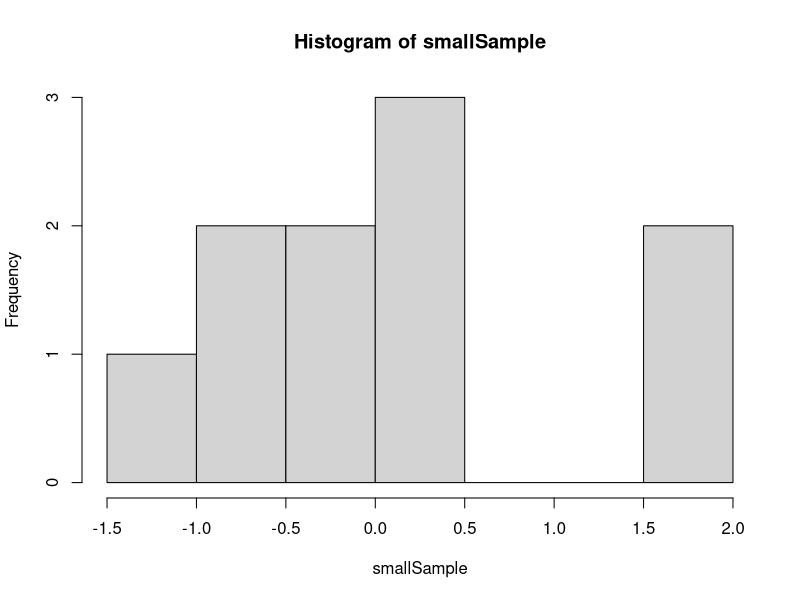
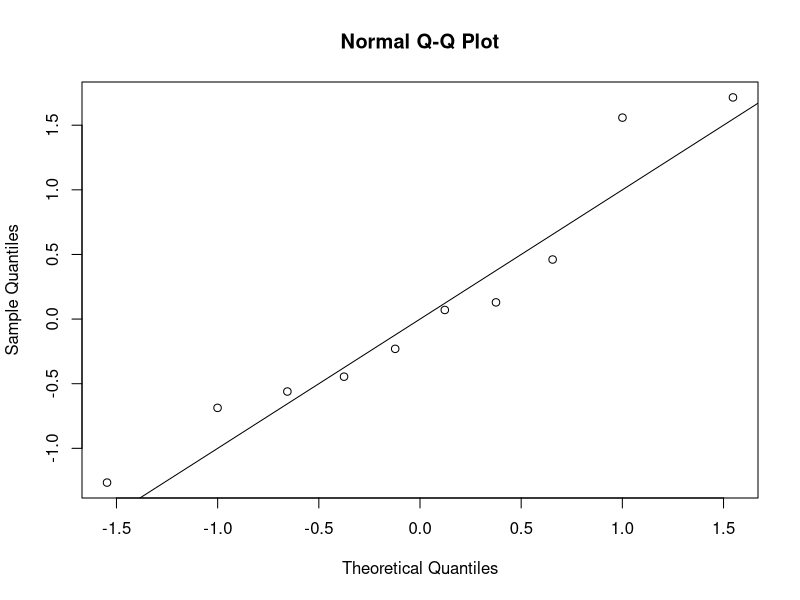
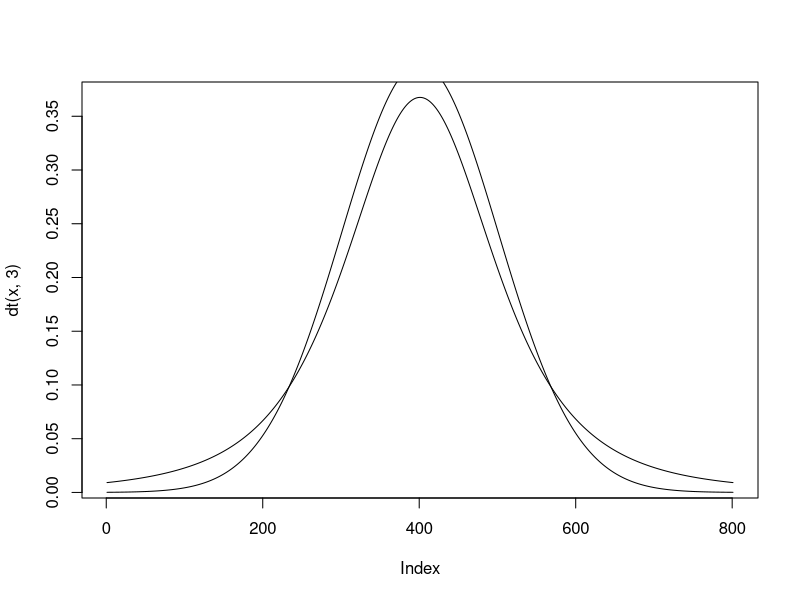
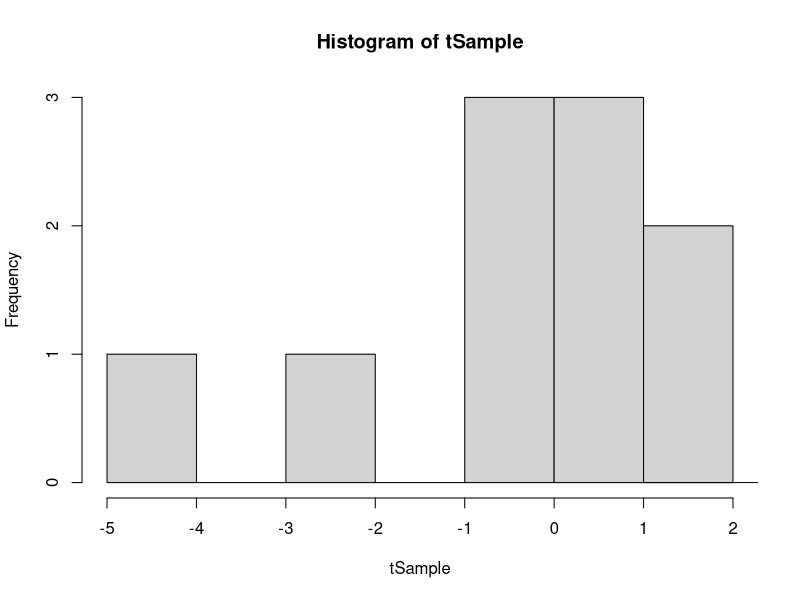
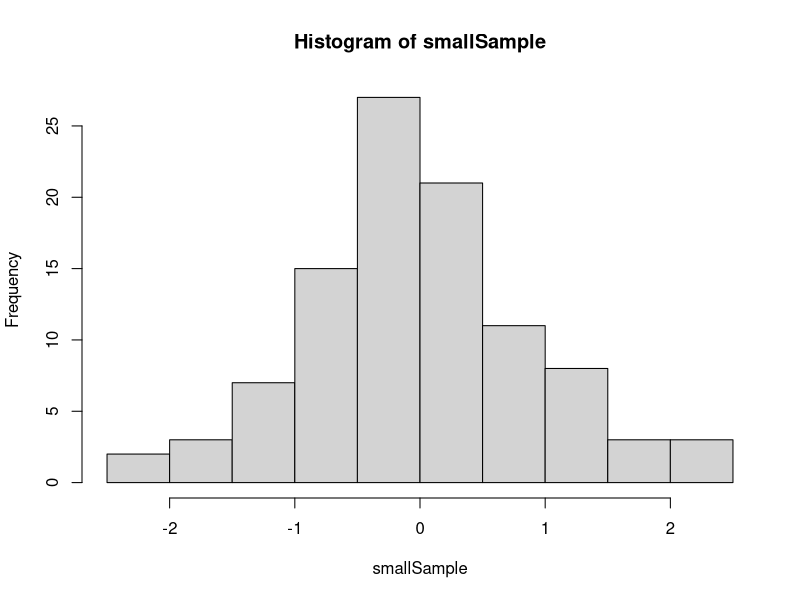
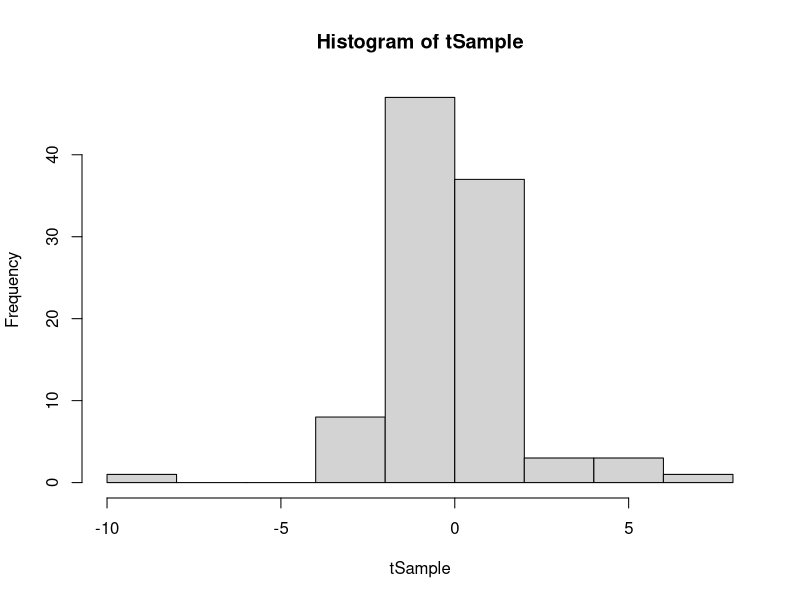
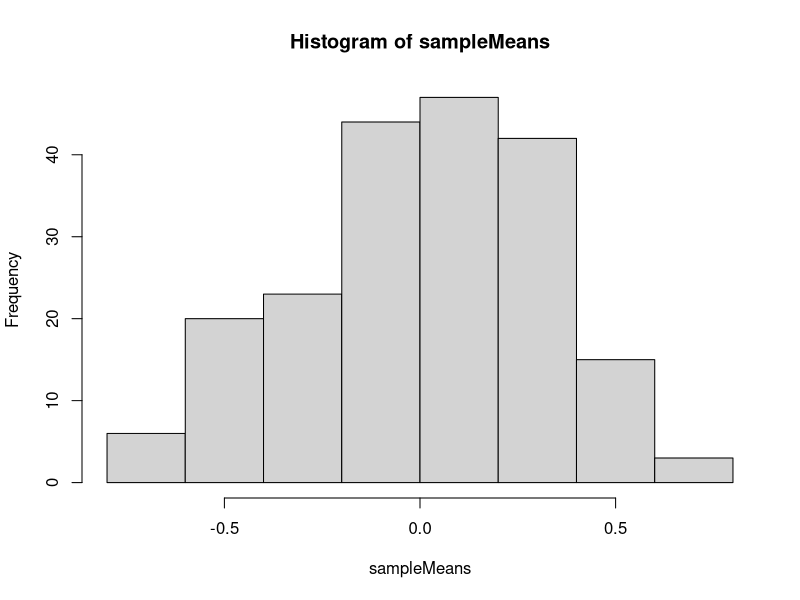

Source code (R) for these figures, in order:
#This is excersice 1 of the class.
#1
set.seed(123)
smallSample = (rnorm(10,0,1))
hist(smallSample)
qqnorm(smallSample)
abline(0,1)
#surprisingly, this does look rather normal! or at least the qqplot says so. The histogram does not look normal, more uniform if anything.

#2
x = seq(-4,4,.01)
plot(dt(x,3),type='l')
lines(dnorm(x,0,1),type='l')
# as we can see, there is a heavier tail and smaller and flatter peak for the t distribution

#3
tSample = rt(10,3)
hist(tSample)
lines(dnorm(x,0,1),type='l')
#Unsure how I am supposed to compare this

#4
n=100
smallSample = (rnorm(n,0,1))
tSample = rt(n,3)
hist(smallSample)
hist(tSample)
#our normal historgram looks much more normal and true to its graph than our tdistribution generated values

#5

sampleMeans = numeric(200)
sampleSize = 10
for(i in 1:200)
{
  sampleMeans[i]=mean(rnorm(sampleSize,))
}
hist(sampleMeans)
